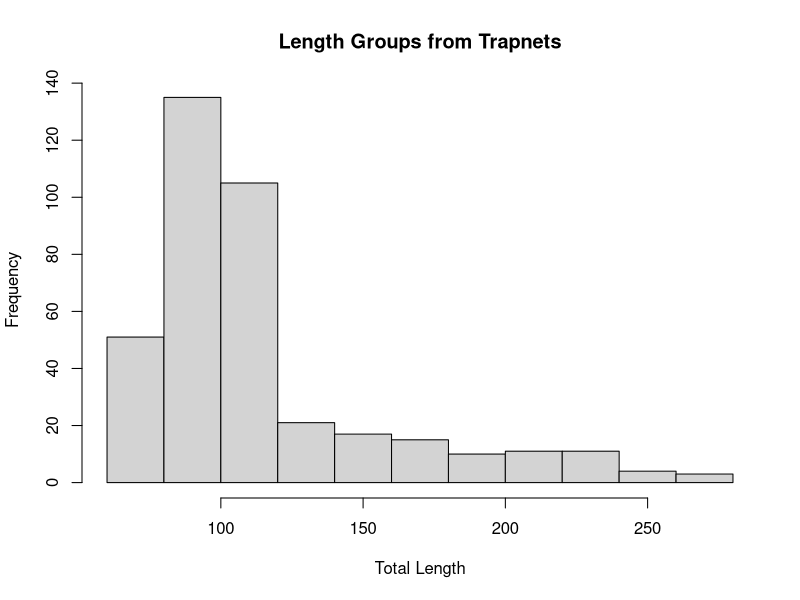
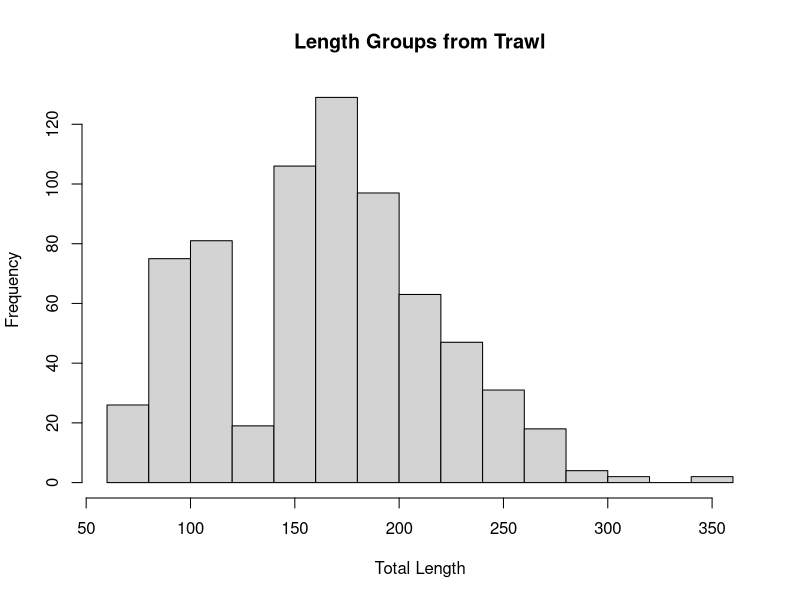
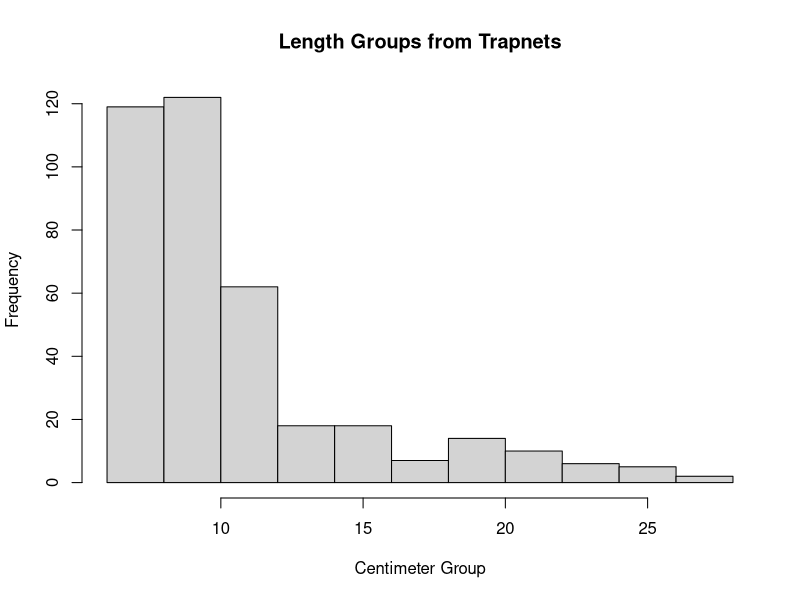
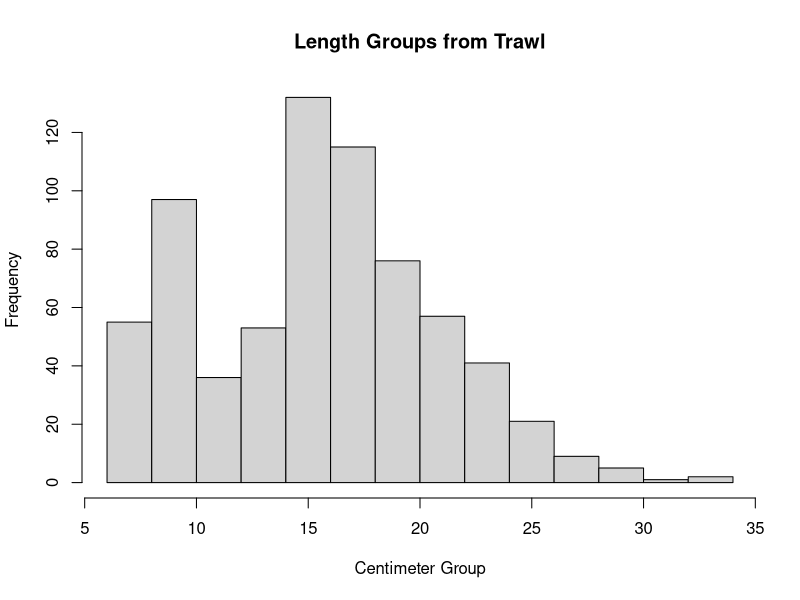
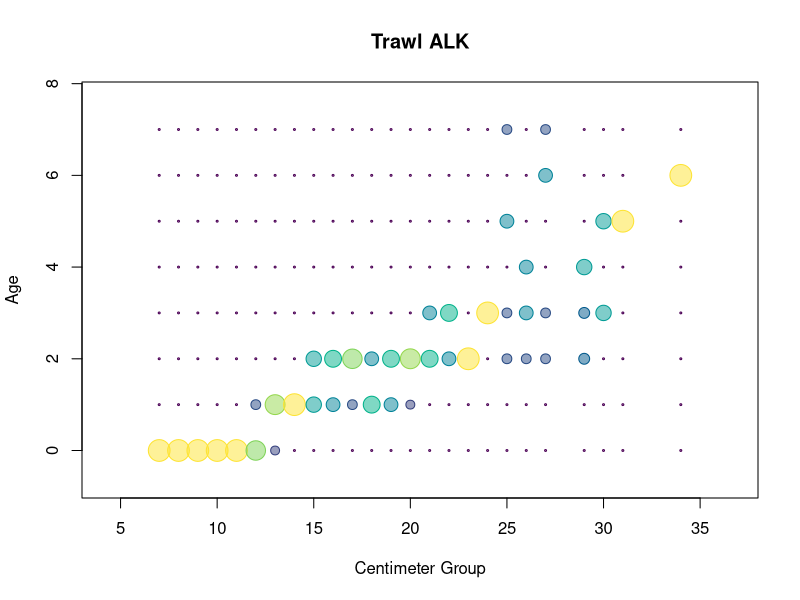
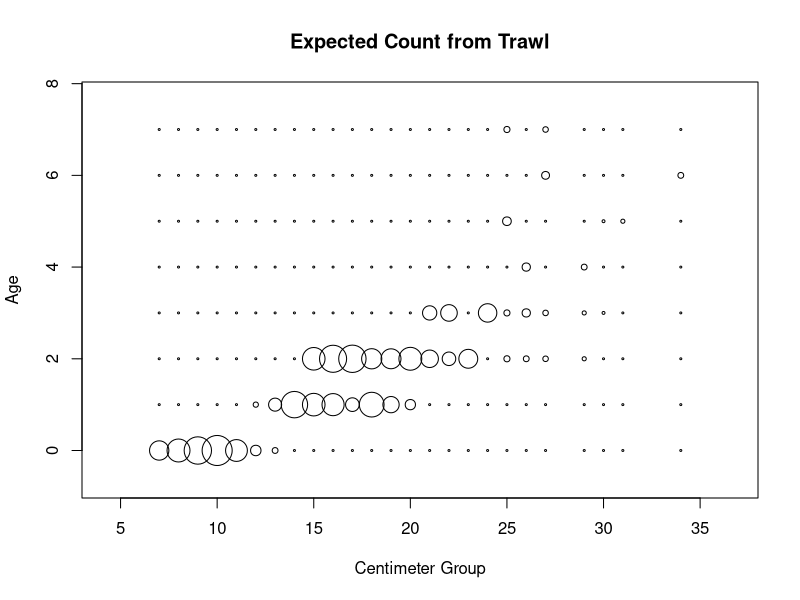
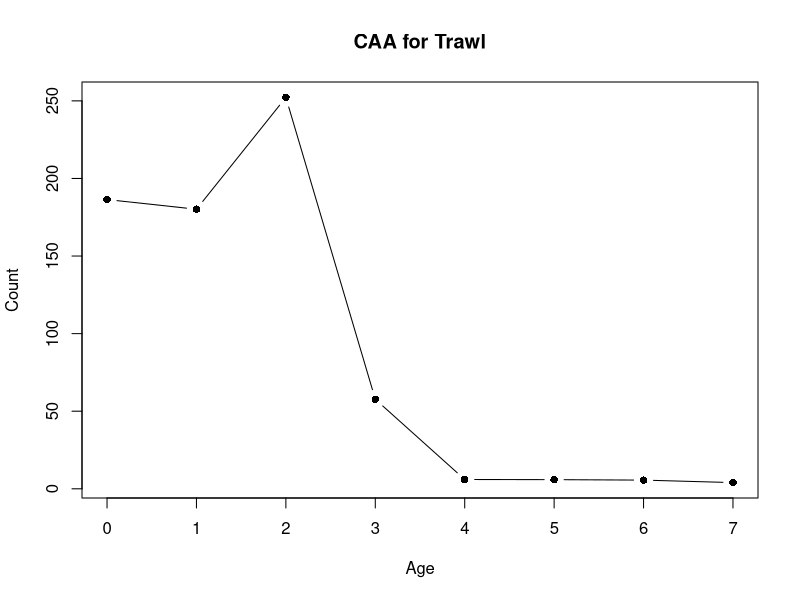
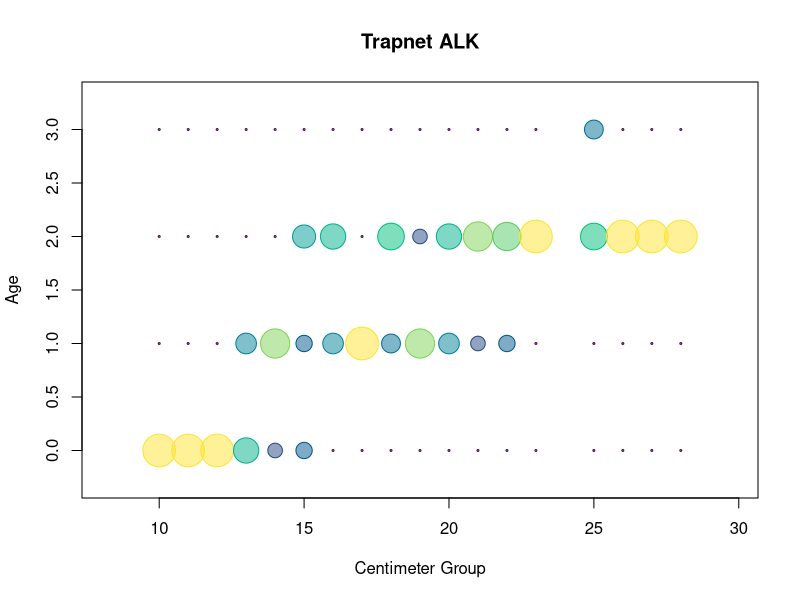

The R source for these figures, in order:
## ---- chunk 1
library(lme4)

col2rgbA<-function(color,transparency)
{
  rgb(t(col2rgb(color))/255,alpha=transparency)
}
## ---- chunk 2
setwd("/workspaces/schooling/population_dynamics/lab_4/")
age <- read.table("data/griffin age data.txt", header=TRUE, quote="\"", na.strings=".")
trawl <- read.table("data/griffin trawl data.txt", header=TRUE, quote="\"", na.strings=".")
trap <- read.table("data/trap net data.txt", header=TRUE, quote="\"", na.strings=".")
## ---- chunk 3
catch <- rbind(
    data.frame(
        Gear=trap$Gear,
        TL = trap$TL
    ),
    data.frame(
        Gear=rep("trawl", nrow(trawl)),
        TL = trawl$TL
    )
)
table(catch$Gear)

# count the number of fish in each centimeter group
# and summarize by the gear type
with(
    catch, {
        table(Gear, floor(TL / 10))
    }
)

# plot the number of fish in each centimeter group
# and split by gear type
with(
    catch, {
        hist(
            TL[Gear == 'trapnet'],
            main="Length Groups from Trapnets",
            xlab="Total Length"
        )
        hist(
            TL[Gear == 'trawl'],
            main="Length Groups from Trawl",
            xlab="Total Length"
        )
    }
)

## ---- chunk 4
age$cmgrp <- floor(age$TL / 10)
catch$cmgrp <- floor(catch$TL / 10)
## ---- chunk 5
table(age$cmgrp)
## ---- chunk 6
with(
    catch, {
        hist(
            cmgrp[Gear == 'trapnet'],
            main="Length Groups from Trapnets",
            xlab="Centimeter Group"
        )
        hist(
            cmgrp[Gear == 'trawl'],
            main="Length Groups from Trawl",
            xlab="Centimeter Group"
        )
    }
)
## ---- chunk 7
age_trawl <- age[age$Gear == "trawl",]
## ---- chunk 8
get_ALK <- function(age) {
    ALK <- data.frame(
        prop.table(
            table(age$Rings, age$cmgrp),
            margin=2
        )
    )
    names(ALK) <- c("age","cmgrp","prop") 
    ALK$age <- as.numeric(as.character(ALK$age))
    ALK$cmgrp <- as.numeric(as.character(ALK$cmgrp))
    ALK$prop <- as.numeric(as.character(ALK$prop))
    ALK$col.prop <- hcl.colors(101,'viridis')[round(ALK$prop,2)*100+1]
    return(ALK)
}

plot_ALK <- function(ALK, main) {
    # I want the circles to have area equal to
    # my proportion (for easier interpretation)
    # this would mean prop <- 4 * pi * r^2 or 
    # r <- sqrt(prop / (4 * pi))
    with(
        ALK, {
            symbols(
                x=cmgrp,
                y=age,
                circles=sqrt(prop/(4 * pi)) * 2,
                inches=F,
                fg = col.prop,
                bg = col2rgbA(col.prop,0.5),
                xlab="Centimeter Group",
                ylab="Age",
                main=main
            )
        }
    )
}
## ---- chunk 9
ALK_trawl <- get_ALK(age_trawl)
plot_ALK(ALK_trawl, "Trawl ALK")
## ---- chunk 10
get_catch_count_info <- function(catch, ALK) {
    catch_summary <- data.frame(table(catch$cmgrp))
    names(catch_summary) <- c("cmgrp", "total")
    catch_summary$cmgrp <- as.numeric(as.character(catch_summary$cmgrp))
    catch_summary$total <- as.numeric(as.character(catch_summary$total))
    info <- merge(ALK, catch_summary)
    info$count <- info$total * info$prop
    return(info)
}

catch_trawl <- catch[catch$Gear == "trawl",]
catch_info_trawl <- get_catch_count_info(catch_trawl, ALK_trawl)
## ---- chunk 11
plot_LAA <- function(merged, main) {
    with(
        merged, {
            symbols(
                x=cmgrp,
                y=age,
                circles=sqrt(count/(sum(merged$count))/(4 * pi)) * 10,
                inches=F,
                xlab="Centimeter Group",
                ylab="Age",
                main=main
            )
        }
    )
}

plot_LAA(catch_info_trawl, "Expected Count from Trawl")
## ---- chunk 12
get_CAA <- function(catch_info, main) {
    CAA <- aggregate(count~age, data=catch_info, sum)
    with(
        CAA, {
            plot(
                age,
                count,
                type='b',
                pch=16,
                col="black",
                xlab="Age",
                ylab="Count",
                main=main
            )
        }
    )
    return(CAA)
}

(CAA_trawl <- get_CAA(catch_info_trawl, "CAA for Trawl"))
## ---- chunk 13
fit_caa <- function(CAA, first_age, last_age) {
    mask <- CAA$age %in% seq(first_age, last_age)
    CAA$lncount <- log(CAA$count)
    fit <- with(
        CAA[mask,],
        lm(lncount~age)
    )
    print(summary(fit))
    return(fit)
}

fit_trawl <- fit_caa(CAA_trawl, 2, 6)
## ---- chunk 14
estimate_parameters <- function(fit, alpha) {
    coef_tab <- summary(fit)$coef
    Z <- coef_tab[2, 1]
    Z_sterr <- coef_tab[2, 2]

    ZL <- Z - qnorm(1 - (alpha/2)) * Z_sterr
    ZU <- min(Z + qnorm(1 - (alpha/2)) * Z_sterr, 0)

    A <- 1 - exp(Z)
    AL <- 1 - exp(ZL)
    AU <- 1 - exp(ZU)

    S <- exp(Z)
    SL <- exp(ZL)
    SU <- exp(ZU)

    m <- matrix(c(ZL, Z, ZU, AL, A, AU, SL, S, SU),3,3)
    colnames(m) <- c("Z", "A", "S")
    rownames(m) <- c("Lower", "MLE", "Upper")
    return(m)
}

estimate_parameters(fit_trawl, 0.05)
## ---- chunk 15
age_trapnet <- age[age$Gear == "trapnet",]
## ---- chunk 16
ALK_trapnet <- get_ALK(age_trapnet)
plot_ALK(ALK_trapnet, "Trapnet ALK")
## ---- chunk 17
catch_trapnet <- catch[catch$Gear == "trapnet",]
catch_info_trapnet <- get_catch_count_info(catch_trapnet, ALK_trapnet)
## ---- chunk 18
plot_LAA(catch_info_trapnet, "Expected Count from Trapnet")
## ---- chunk 19
(CAA_trapnet <- get_CAA(catch_info_trapnet, "CAA for Trapnet"))
## ---- chunk 20
fit_trapnet <- fit_caa(CAA_trapnet, 0, 2)
## ---- chunk 21
estimate_parameters(fit_trapnet, 0.05)
## ---- chunk 22
(max_age <- max(na.omit(age)$Rings))
4.22 / max_age
## ---- chunk 23
get_mean_total_length <- function(catch_info, alpha) {
    catch_info$midpoint <- catch_info$cmgrp + 0.5

    catch_info$fx <- catch_info$midpoint * catch_info$count
    catch_info$fx2 <- catch_info$midpoint ^ 2 * catch_info$count

    sumfx <- tapply(catch_info$fx, list(catch_info$age), sum)
    sumf <- tapply(catch_info$count, list(catch_info$age), sum)
    sumfx2 <- tapply(catch_info$fx2, list(catch_info$age), sum)

    TL <- sumfx / sumf
    var <- (sumf*sumfx2 - (sumfx ^ 2)) / (sumf * (sumf - 1))
    std <- sqrt(var)
    U <- TL + qnorm((1-alpha/2)) * std
    L <- TL - qnorm((1-alpha/2)) * std
    return(
        cbind(
            U, TL, L, std, var
        )
    )
}

get_mean_total_length(catch_info_trawl, 0.05)
## ---- chunk 24
get_mean_total_length(catch_info_trapnet, 0.05)
## ---- chunk 25
(Z = estimate_parameters(fit_trawl, 0.05)[2, "Z"])

day_Z <- Z/365
hour_Z <- day_Z/24
minute_Z <- hour_Z/60
month_Z <- Z/52

day_A <- 1 - exp(day_Z)
hour_A <- 1 - exp(hour_Z)
minute_A <- 1 - exp(minute_Z)
month_A <- 1 - exp(month_Z)

morts <- rbind(
    c(month_Z, day_Z, hour_Z, minute_Z),
    c(month_A, day_A, hour_A, minute_A)
)
rownames(morts) <- c("Z", "A")
colnames(morts) <- c("month", "day", "hour", "minute")
morts
## ---- chunk 26
reshape_for_millar <- function(CAA) {
    age_at_peak <- CAA$age[which.max(CAA$count)]
    CAA_lim <- CAA[CAA$age >= age_at_peak,]

    max_age <- max(CAA_lim$age)
    CAA_ext <- rbind(
        CAA_lim,
        cbind(
            age=(max_age+1):(2*max_age),
            count=rep(0,max_age)
        )
    )
    CAA_ext$count <- floor(CAA_ext$count)
    return(CAA_ext)
}

get_millar_fit <- function(CAA) {
    CAA_ext <- reshape_for_millar(CAA)

    fit <- glmer(
        count ~ age + (1|age),
        family=poisson,
        data=CAA_ext
    )
    print(summary(fit))
    return(fit)
}

millar_fit_trawl <- get_millar_fit(CAA_trawl)
## ---- chunk 27
get_params_from_millar <- function(millar_fit, alpha) {
    coef <- summary(millar_fit)$coef
    Z <- coef[2, 1]
    std <- coef[2, 2]
    ZU <- min(Z + qnorm(1-alpha/2)*std, 0)
    ZL <- Z - qnorm(1-alpha/2)*std

    A <- 1 - exp(Z)
    AU <- 1 - exp(ZU)
    AL <- 1 - exp(ZL)

    S <- exp(Z)
    SU <- exp(ZU)
    SL <- exp(ZL)

    m <- matrix(c(ZL, Z, ZU, AL, A, AU, SL, S, SU),3,3)
        colnames(m) <- c("Z", "A", "S")
        rownames(m) <- c("Lower", "MLE", "Upper")
    return(m)
}

get_params_from_millar(millar_fit_trawl, 0.05)
## ---- chunk 28
plot_millar_random_effects <- function(CAA, millar_fit, main) {
    CAA_ext <- reshape_for_millar(CAA)
    re <- ranef(millar_fit)$age[,1]
    par(mar=c(4.3,4,1,1))
    plot(CAA_ext$age, 
        re, 
        pch=16, cex=1.3, type='b',
        ylab='Random Effect', xlab='Age',
        cex.axis=1.2, cex.lab=1.2, las=1,
        main=main)
    abline(h=0, lty=3)
}

plot_millar_random_effects(CAA_trawl, millar_fit_trawl, "Trawl")
## ---- chunk 29
millar_fit_trapnet <- get_millar_fit(CAA_trapnet)
## ---- chunk 30
get_params_from_millar(millar_fit_trapnet, 0.05)
## ---- chunk 31
plot_millar_random_effects(CAA_trapnet, millar_fit_trapnet, "Trapnet")
